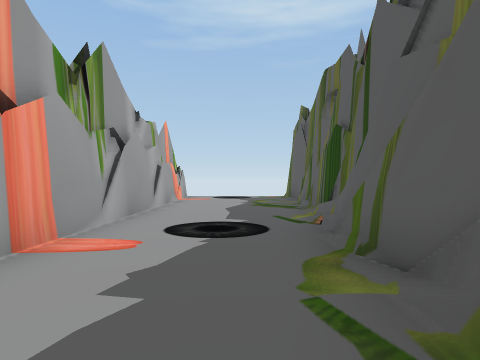
View 1 (above)

24 first-person views from a walk through a scene from a Unity 3-D project. The camera is 1.3 m above the floor, looks level and sees 75° across. The floor is counted in squares, 2 m on a side. Each view is taken from the middle of a square. On the plan, view 1 faces up. The plan holds only what a view shows up to about 10 squares ahead; the rest is blank. The place goes on beyond the plan. The player character is not drawn.

View 2
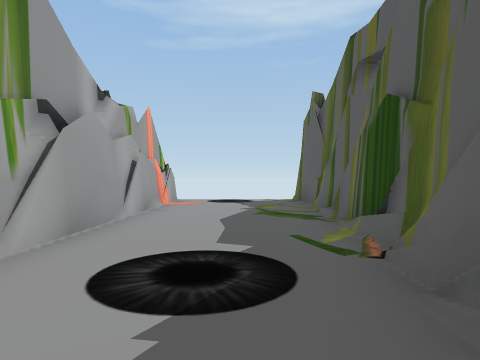

View 3
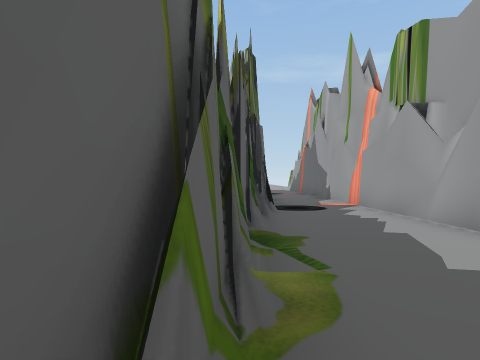

View 4
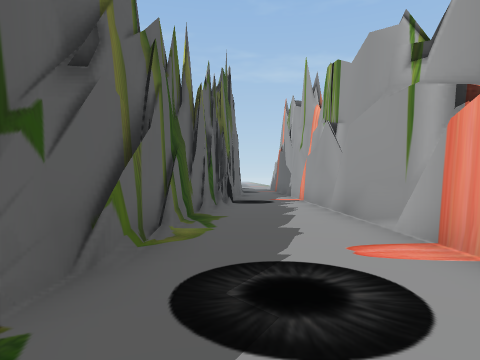

View 5
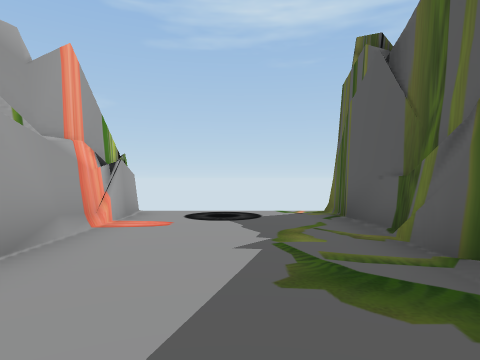

View 6
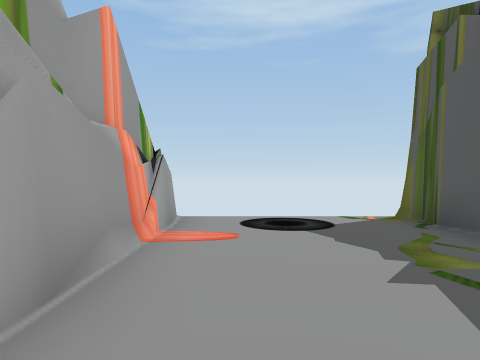

View 7
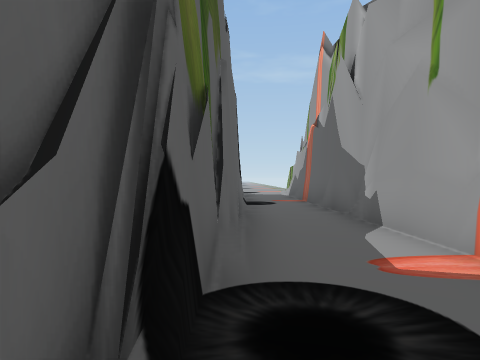

View 8
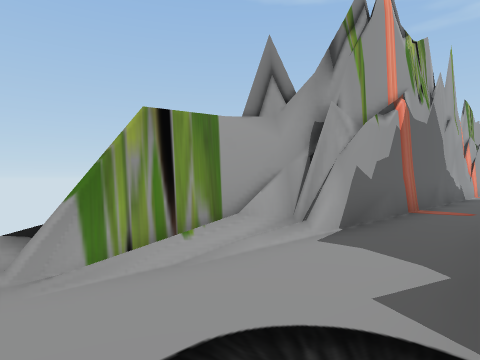

View 9
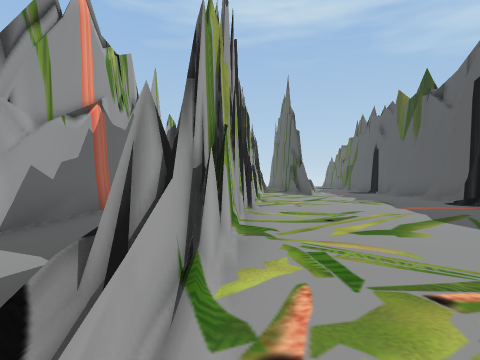

View 10
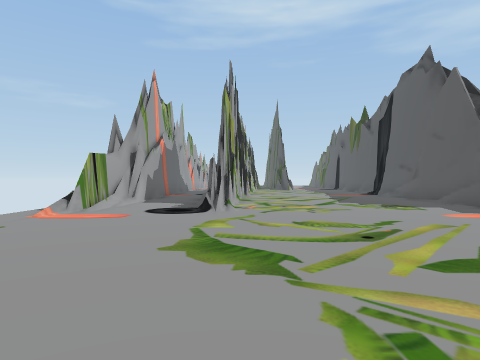

View 11
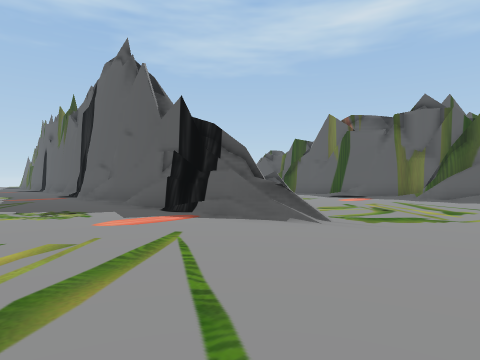

View 12
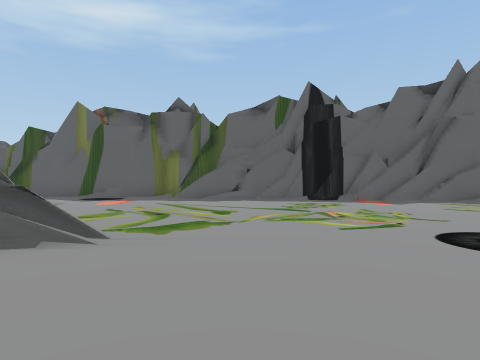

View 13
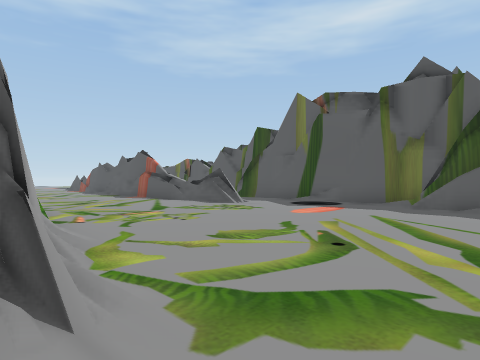

View 14
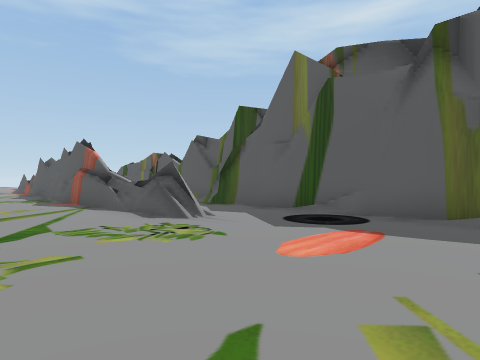

View 15
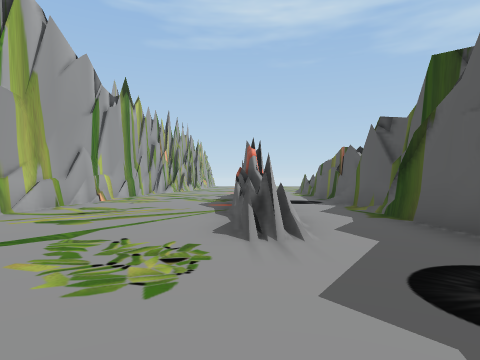

View 16
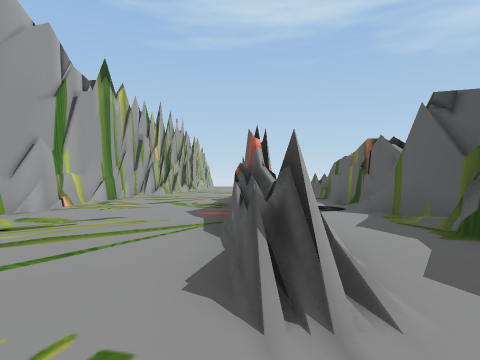

View 17
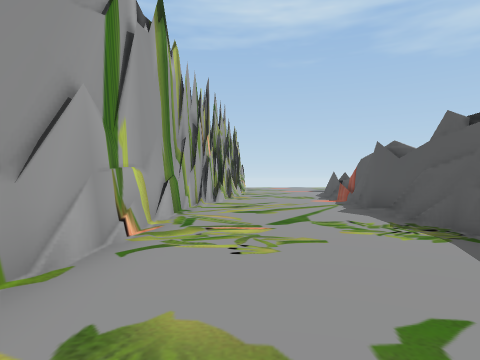

View 18
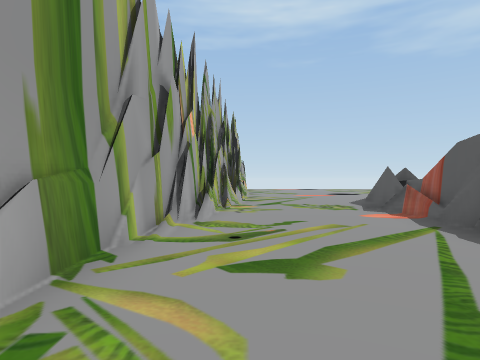

View 19
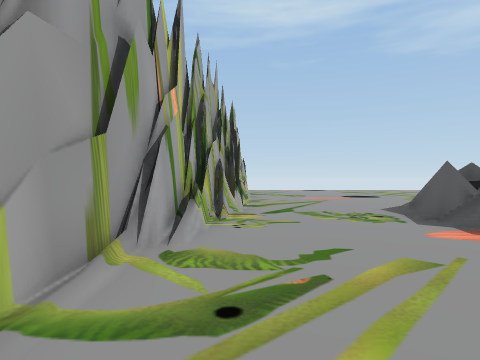

View 20
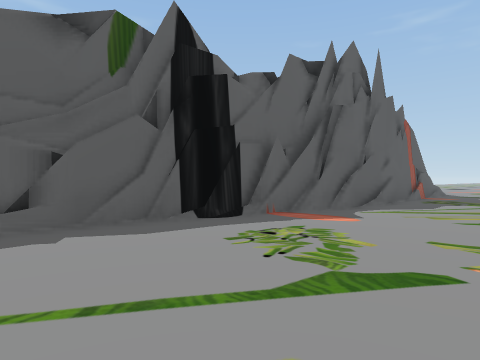

View 21
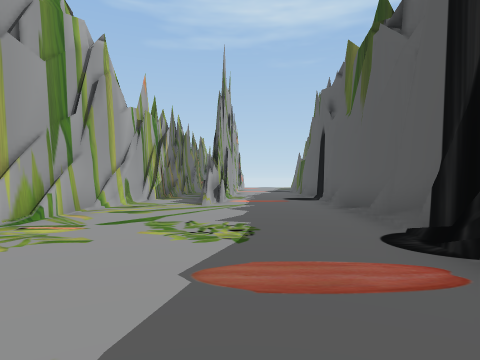

View 22
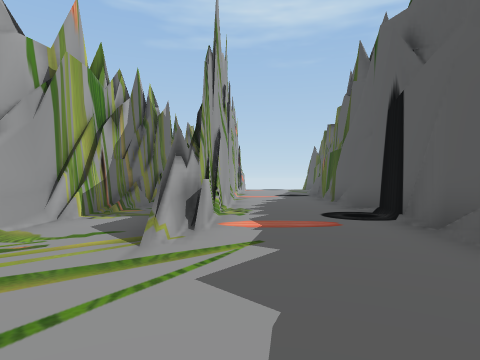

View 23
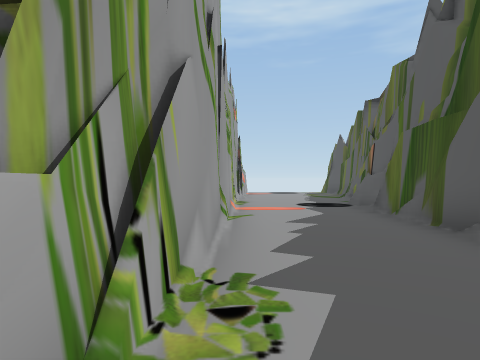

View 24
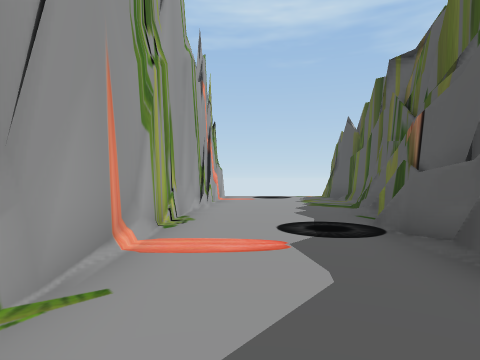

### Floor plan
Key: @ floor where view 1 was taken; # wall or solid block; . floor; / step, stairs or slope; = window, fence, low wall or low ledge.
Columns run from 3 left of view 1 to 16 right of it. Each row starts with its distance up from view 1.
 13  #   #
 12  #...#
 11  #...#
 10  #...#  #....#
  9  #...#  #....#
  8  #...# ##....#
  7  #...# #....##
  6  #...# #....#
  5  #...# #....#
  4  #...# #...##
  3  #..## #...#
  2  #..#  #...###.....
  1  #..## #...###.....
  0  #.@##.#...###....
 -1  #..##.#...###...
 -2  #..##.#...##....=
 -3  #..##.#...##....#
 -4  #..##.#...##....#
 -5  #.###.#...##....#
 -6  #.##......##...##
 -7 ##.##......#....#
 -8 #..##......#....#  #
 -9 ##.##......#....# .#
-10  #.##......#....#/.#
-11  #. #.....##....# .#
-12  #. #..... #....#/.#
-13  #. #..... #....#..#
-14  #.##.....##....#..#
-15  #.#......# ....#..#
-16 ##.#......# ....#..#
-17 #..#......# .......#
-18 #..=......# .......#
-19 =.........##.......#
-20 ..........##.......#
-21  .........#.......##
-22  .................##
-23   ................#
-24    ...............#
-25     .    .........#
-26           .......##
-27             .....##
-28              ....#
-29               ...#
-30               ...#
-31               ...#
-32               ...#
-33                ..#

Positions as (right, up) in squares from view 1, and headings:
1: (0, 0), facing up
2: (0, 2), facing up
3: (1, 4), facing down
4: (0, 6), facing down
5: (0, 6), facing up
6: (-1, 7), facing up
7: (0, -2), facing down
8: (0, -19), facing up-left
9: (1, -19), facing up
10: (1, -25), facing up
11: (3, -24), facing up-right
12: (4, -23), facing right
13: (7, -23), facing up-right
14: (10, -21), facing up-right
15: (13, -20), facing up
16: (13, -18), facing up
17: (10, -14), facing up
18: (10, -10), facing up
19: (10, -8), facing up
20: (10, -22), facing down-right
21: (5, -14), facing up
22: (5, -9), facing up
23: (5, -4), facing up
24: (6, 0), facing up
